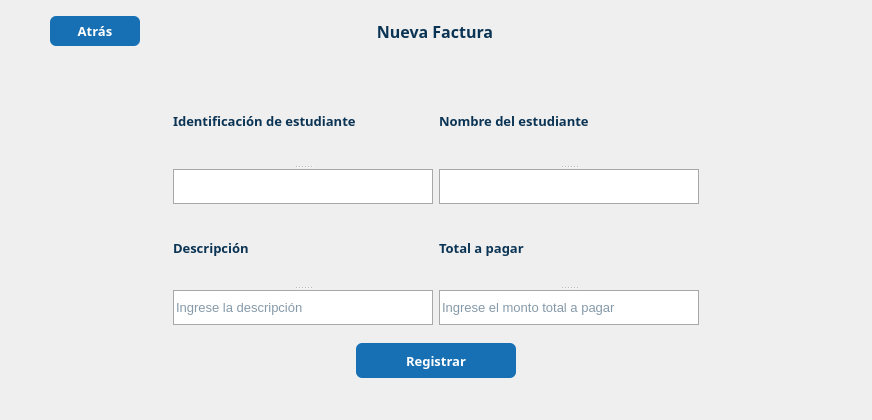
             <widget class="QWidget" name="registerInvoice">
              <property name="minimumSize">
               <size>
                <width>0</width>
                <height>420</height>
               </size>
              </property>
              <property name="maximumSize">
               <size>
                <width>16777215</width>
                <height>420</height>
               </size>
              </property>
              <layout class="QGridLayout" name="gridLayout_13">
               <item row="0" column="0">
                <layout class="QVBoxLayout" name="verticalLayout_4">
                 <item>
                  <layout class="QHBoxLayout" name="horizontalLayout_5">
                   <item>
                    <widget class="QPushButton" name="buttonBack_3">
                     <property name="minimumSize">
                      <size>
                       <width>90</width>
                       <height>30</height>
                      </size>
                     </property>
                     <property name="maximumSize">
                      <size>
                       <width>90</width>
                       <height>30</height>
                      </size>
                     </property>
                     <property name="font">
                      <font>
                       <family>Euphemia</family>
                       <pointsize>10</pointsize>
                       <weight>75</weight>
                       <bold>true</bold>
                      </font>
                     </property>
                     <property name="cursor">
                      <cursorShape>PointingHandCursor</cursorShape>
                     </property>
                     <property name="styleSheet">
                      <string notr="true">background-color:#1770b3;
font-family: Euphemia;
border: none;
border-radius: 6px;
color:white;</string>
                     </property>
                     <property name="text">
                      <string>Atrás</string>
                     </property>
                    </widget>
                   </item>
                   <item>
                    <widget class="QLabel" name="tittle_new_student_2">
                     <property name="minimumSize">
                      <size>
                       <width>500</width>
                       <height>40</height>
                      </size>
                     </property>
                     <property name="maximumSize">
                      <size>
                       <width>500</width>
                       <height>16777214</height>
                      </size>
                     </property>
                     <property name="font">
                      <font>
                       <family>Euphemia</family>
                       <pointsize>12</pointsize>
                       <weight>75</weight>
                       <bold>true</bold>
                      </font>
                     </property>
                     <property name="layoutDirection">
                      <enum>Qt::LeftToRight</enum>
                     </property>
                     <property name="styleSheet">
                      <string notr="true">color: rgb(11, 52, 84);</string>
                     </property>
                     <property name="text">
                      <string>Nueva Factura</string>
                     </property>
                     <property name="alignment">
                      <set>Qt::AlignCenter</set>
                     </property>
                     <property name="margin">
                      <number>10</number>
                     </property>
                    </widget>
                   </item>
                   <item>
                    <widget class="QWidget" name="widget" native="true">
                     <property name="minimumSize">
                      <size>
                       <width>90</width>
                       <height>30</height>
                      </size>
                     </property>
                     <property name="maximumSize">
                      <size>
                       <width>90</width>
                       <height>30</height>
                      </size>
                     </property>
                    </widget>
                   </item>
                  </layout>
                 </item>
                 <item>
                  <widget class="QWidget" name="form_new_student_2" native="true">
                   <property name="minimumSize">
                    <size>
                     <width>850</width>
                     <height>0</height>
                    </size>
                   </property>
                   <property name="maximumSize">
                    <size>
                     <width>750</width>
                     <height>16777215</height>
                    </size>
                   </property>
                   <layout class="QGridLayout" name="gridLayout_12">
                    <property name="topMargin">
                     <number>20</number>
                    </property>
                    <item row="2" column="0">
                     <widget class="QLabel" name="message_2">
                      <property name="font">
                       <font>
                        <family>Euphemia</family>
                        <pointsize>9</pointsize>
                        <weight>75</weight>
                        <bold>true</bold>
                       </font>
                      </property>
                      <property name="styleSheet">
                       <string notr="true">font-family: Euphemia;
color:red;</string>
                      </property>
                      <property name="text">
                       <string/>
                      </property>
                     </widget>
                    </item>
                    <item row="1" column="0" alignment="Qt::AlignHCenter">
                     <widget class="QPushButton" name="registerButton_Invoice">
                      <property name="minimumSize">
                       <size>
                        <width>160</width>
                        <height>35</height>
                       </size>
                      </property>
                      <property name="maximumSize">
                       <size>
                        <width>160</width>
                        <height>35</height>
                       </size>
                      </property>
                      <property name="font">
                       <font>
                        <family>Euphemia</family>
                        <pointsize>10</pointsize>
                        <weight>75</weight>
                        <bold>true</bold>
                       </font>
                      </property>
                      <property name="cursor">
                       <cursorShape>PointingHandCursor</cursorShape>
                      </property>
                      <property name="layoutDirection">
                       <enum>Qt::LeftToRight</enum>
                      </property>
                      <property name="styleSheet">
                       <string notr="true">background-color:#1770b3;
border: none;
border-radius: 6px;
font-family: Euphemia;
color:white;</string>
                      </property>
                      <property name="text">
                       <string>Registrar</string>
                      </property>
                     </widget>
                    </item>
                    <item row="0" column="0">
                     <layout class="QVBoxLayout" name="verticalLayout_6">
                      <item>
                       <layout class="QHBoxLayout" name="horizontalLayout_6">
                        <item>
                         <widget class="QSplitter" name="student_ident_invoice">
                          <property name="minimumSize">
                           <size>
                            <width>220</width>
                            <height>0</height>
                           </size>
                          </property>
                          <property name="orientation">
                           <enum>Qt::Vertical</enum>
                          </property>
                          <widget class="QLabel" name="label_student_ident__invoice">
                           <property name="font">
                            <font>
                             <family>Euphemia</family>
                             <pointsize>10</pointsize>
                             <weight>75</weight>
                             <bold>true</bold>
                            </font>
                           </property>
                           <property name="styleSheet">
                            <string notr="true">color: rgb(11, 52, 84);</string>
                           </property>
                           <property name="text">
                            <string>Identificación de estudiante</string>
                           </property>
                          </widget>
                          <widget class="QLineEdit" name="input_student_ident__invoice">
                           <property name="minimumSize">
                            <size>
                             <width>0</width>
                             <height>35</height>
                            </size>
                           </property>
                           <property name="maximumSize">
                            <size>
                             <width>260</width>
                             <height>35</height>
                            </size>
                           </property>
                           <property name="font">
                            <font>
                             <pointsize>10</pointsize>
                            </font>
                           </property>
                           <property name="styleSheet">
                            <string notr="true">background-color: rgb(255, 255, 255);
color: rgb(11, 52, 84);
border:1px solid  #a8a8a8;</string>
                           </property>
                           <property name="text">
                            <string/>
                           </property>
                           <property name="readOnly">
                            <bool>false</bool>
                           </property>
                           <property name="placeholderText">
                            <string/>
                           </property>
                          </widget>
                         </widget>
                        </item>
                        <item>
                         <widget class="QSplitter" name="student_name__invoice">
                          <property name="orientation">
                           <enum>Qt::Vertical</enum>
                          </property>
                          <widget class="QLabel" name="label_studentName__invoice">
                           <property name="font">
                            <font>
                             <family>Euphemia</family>
                             <pointsize>10</pointsize>
                             <weight>75</weight>
                             <bold>true</bold>
                            </font>
                           </property>
                           <property name="styleSheet">
                            <string notr="true">color: rgb(11, 52, 84);</string>
                           </property>
                           <property name="text">
                            <string>Nombre del estudiante</string>
                           </property>
                          </widget>
                          <widget class="QLineEdit" name="input_student_name__invoice">
                           <property name="minimumSize">
                            <size>
                             <width>250</width>
                             <height>35</height>
                            </size>
                           </property>
                           <property name="maximumSize">
                            <size>
                             <width>260</width>
                             <height>35</height>
                            </size>
                           </property>
                           <property name="font">
                            <font>
                             <pointsize>10</pointsize>
                            </font>
                           </property>
                           <property name="styleSheet">
                            <string notr="true">background-color: rgb(255, 255, 255);
color: rgb(11, 52, 84);
border:1px solid  #a8a8a8;</string>
                           </property>
                           <property name="text">
                            <string/>
                           </property>
                           <property name="readOnly">
                            <bool>false</bool>
                           </property>
                           <property name="placeholderText">
                            <string/>
                           </property>
                          </widget>
                         </widget>
                        </item>
                       </layout>
                      </item>
                      <item>
                       <layout class="QHBoxLayout" name="values_part2_2">
                        <property name="bottomMargin">
                         <number>12</number>
                        </property>
                        <item>
                         <widget class="QSplitter" name="description_invoice">
                          <property name="minimumSize">
                           <size>
                            <width>220</width>
                            <height>0</height>
                           </size>
                          </property>
                          <property name="orientation">
                           <enum>Qt::Vertical</enum>
                          </property>
                          <widget class="QLabel" name="label_description_invoice">
                           <property name="font">
                            <font>
                             <family>Euphemia</family>
                             <pointsize>10</pointsize>
                             <weight>75</weight>
                             <bold>true</bold>
                            </font>
                           </property>
                           <property name="styleSheet">
                            <string notr="true">color: rgb(11, 52, 84);</string>
                           </property>
                           <property name="text">
                            <string>Descripción</string>
                           </property>
                          </widget>
                          <widget class="QLineEdit" name="lineEdit_description_invoice">
                           <property name="minimumSize">
                            <size>
                             <width>260</width>
                             <height>35</height>
                            </size>
                           </property>
                           <property name="maximumSize">
                            <size>
                             <width>260</width>
                             <height>35</height>
                            </size>
                           </property>
                           <property name="font">
                            <font>
                             <pointsize>10</pointsize>
                            </font>
                           </property>
                           <property name="styleSheet">
                            <string notr="true">background-color: rgb(255, 255, 255);
color: rgb(11, 52, 84);
border:1px solid  #a8a8a8;</string>
                           </property>
                           <property name="placeholderText">
                            <string>Ingrese la descripción</string>
                           </property>
                          </widget>
                         </widget>
                        </item>
                        <item>
                         <widget class="QSplitter" name="total_amount_invoice">
                          <property name="minimumSize">
                           <size>
                            <width>220</width>
                            <height>0</height>
                           </size>
                          </property>
                          <property name="maximumSize">
                           <size>
                            <width>260</width>
                            <height>16777215</height>
                           </size>
                          </property>
                          <property name="orientation">
                           <enum>Qt::Vertical</enum>
                          </property>
                          <widget class="QLabel" name="label_total_invoice">
                           <property name="font">
                            <font>
                             <family>Euphemia</family>
                             <pointsize>10</pointsize>
                             <weight>75</weight>
                             <bold>true</bold>
                            </font>
                           </property>
                           <property name="styleSheet">
                            <string notr="true">color: rgb(11, 52, 84);</string>
                           </property>
                           <property name="text">
                            <string>Total a pagar</string>
                           </property>
                          </widget>
                          <widget class="QLineEdit" name="input_total_invoice">
                           <property name="minimumSize">
                            <size>
                             <width>250</width>
                             <height>35</height>
                            </size>
                           </property>
                           <property name="maximumSize">
                            <size>
                             <width>260</width>
                             <height>35</height>
                            </size>
                           </property>
                           <property name="font">
                            <font>
                             <pointsize>10</pointsize>
                            </font>
                           </property>
                           <property name="styleSheet">
                            <string notr="true">background-color: rgb(255, 255, 255);
color: rgb(11, 52, 84);
border:1px solid  #a8a8a8;</string>
                           </property>
                           <property name="readOnly">
                            <bool>false</bool>
                           </property>
                           <property name="placeholderText">
                            <string>Ingrese el monto total a pagar</string>
                           </property>
                          </widget>
                         </widget>
                        </item>
                       </layout>
                      </item>
                     </layout>
                    </item>
                   </layout>
                  </widget>
                 </item>
                </layout>
               </item>
              </layout>
             </widget>
